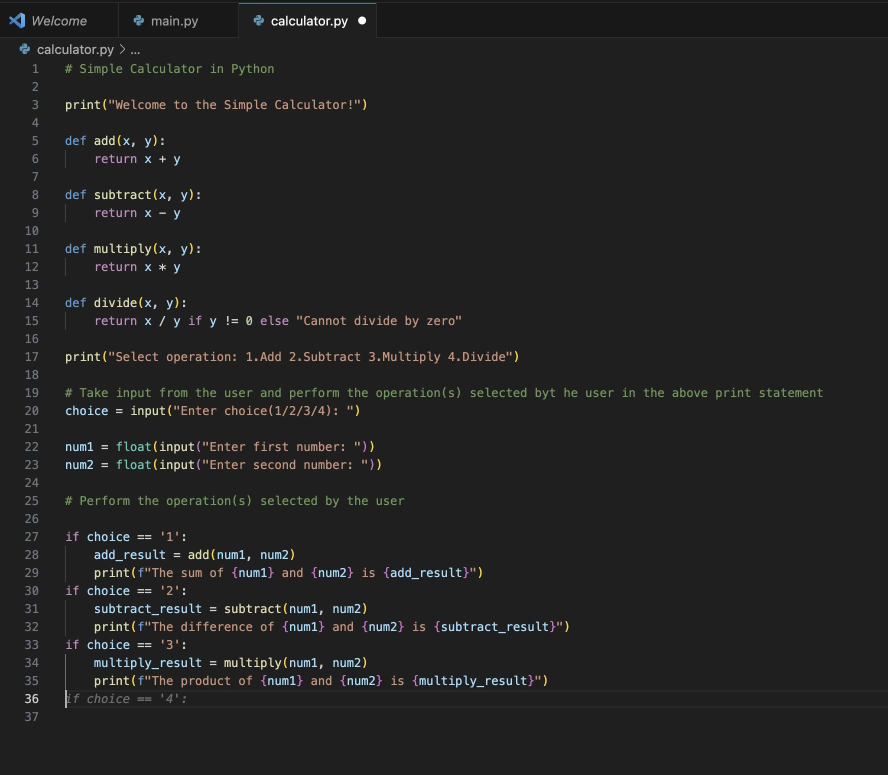
#> input picture data/sample_images/code.jpg, 1776 x 1550 px, found by its file name (shown at 1/2 size)
$ python verify_probe_finetuning.py   (older library calls are emulated)
#> lines starting #> are read from the running program, lines starting #| are printed output that depends on the picture
### pipeline.py
"""
ZERO-TEXT CORE PIPELINE & AI ENGINE (v2.5 High-Precision Multimodal Architecture)
Integrates:
- CLIP (ViT-B-32) Multimodal Embeddings (Text, Image, Sketch)
- RapidOCR In-Image Text Extraction (confidence-filtered)
- Dominant Colour Extraction (Pillow Median Cut & Lab distance)
- Intelligent Query Analyzer & Auto-Weight Decider (CLIP vs OCR vs Colour)
- FAISS Vector Index (512-dim Cosine Similarity)
- UMAP 2D & 3D Dimensionality Reduction
- HDBSCAN Density-Based Hierarchical Clustering
- Ingestion Pipeline for Files & Directories
"""

import os
import sys

# Critical Windows environment variables before importing torch/faiss
os.environ["OMP_NUM_THREADS"] = "1"
os.environ["MKL_NUM_THREADS"] = "1"
os.environ["OPENBLAS_NUM_THREADS"] = "1"
os.environ["NUMEXPR_NUM_THREADS"] = "1"
os.environ["KMP_DUPLICATE_LIB_OK"] = "TRUE"

from pathlib import Path
BASE_DIR = Path(__file__).resolve().parent
os.environ["HF_HOME"] = str((BASE_DIR / "model_cache").resolve())
os.environ["HF_HUB_OFFLINE"] = "1"

# Windows DLL order: torch MUST be imported first
import torch
import open_clip

# Windows paging-file resilience: avoid mmap allocation failure (error 1455) by using pread
try:
    import safetensors.torch
    _orig_safetensors_load = safetensors.torch.load_file
    def _pread_load_file(filename, device="cpu", **kwargs):
        kwargs.setdefault("backend", "pread")
        return _orig_safetensors_load(filename, device=device, **kwargs)
    safetensors.torch.load_file = _pread_load_file
except Exception:
    pass

import faiss
import numpy as np
import hdbscan
import umap

import io
import json
import re
import threading
import time
import base64
import hashlib
from typing import Any, Callable, Dict, List, Optional, Tuple, Union
from PIL import Image

# Enable UTF-8 terminal encoding
if hasattr(sys.stdout, "reconfigure"):
    sys.stdout.reconfigure(encoding="utf-8", errors="replace")

DATA_DIR = BASE_DIR / "data"
SAMPLE_DIR = DATA_DIR / "sample_images"
SKETCHES_DIR = DATA_DIR / "sketches"

INDEX_PATH = DATA_DIR / "image_index.faiss"
METADATA_PATH = DATA_DIR / "image_metadata.json"
OCR_PATH = DATA_DIR / "ocr_results.json"
COLOUR_PATH = DATA_DIR / "color_results.json"
CLUSTER_PATH = DATA_DIR / "cluster_results.json"
SKETCH_PROJECTION_PATH = DATA_DIR / "sketch_projection.pt"
SKETCH_ADAPTER_PATH = DATA_DIR / "sketch_adapter.pt"
VISUAL_PROBE_PROJECTION_PATH = DATA_DIR / "visual_probe_projection.pt"
CONCEPT_ANCHORS_PATH = DATA_DIR / "concept_anchors.npz"
FEEDBACK_PATH = DATA_DIR / "feedback_dataset.json"
TEXT_DATASET_PATH = DATA_DIR / "text_search_dataset.json"
SKETCH_DATASET_PATH = DATA_DIR / "sketch_dataset.json"
USER_SKETCHES_DIR = SKETCHES_DIR / "user_validated"

MODEL_NAME = "ViT-B-32"
PRETRAINED = "laion2b_s34b_b79k"
DEVICE = "cpu"
DIMENSIONS = 512
COLOUR_COUNT = 5

OCR_CONFIDENCE_THRESHOLD = 0.50

COLOURS = {
    "red": (220, 40, 40),
    "crimson": (220, 20, 60),
    "scarlet": (255, 36, 0),
    "green": (40, 160, 70),
    "emerald": (46, 139, 87),
    "forest": (34, 139, 34),
    "blue": (30, 100, 220),
    "navy": (15, 30, 80),
    "cyan": (40, 210, 220),
    "teal": (20, 130, 130),
    "yellow": (245, 215, 30),
    "amber": (255, 191, 0),
    "gold": (255, 215, 0),
    "golden": (255, 215, 0),
    "orange": (240, 130, 30),
    "purple": (130, 60, 180),
    "violet": (138, 43, 226),
    "magenta": (220, 40, 180),
    "pink": (240, 130, 180),
    "black": (20, 20, 20),
    "dark": (30, 30, 30),
    "white": (245, 245, 245),
    "light": (235, 235, 235),
    "grey": (128, 128, 128),
    "gray": (128, 128, 128),
    "silver": (192, 192, 192),
    "brown": (130, 80, 40),
    "tan": (210, 180, 140),
    "lime": (50, 205, 50),
    "coral": (255, 127, 80),
    "indigo": (75, 0, 130),
    "neon": (76, 201, 240),
}

DOCUMENT_MARKERS = {
    "code", "coding", "coder", "python", "script", "import", "class", "def", "function",
    "programmer", "programming", "developer", "software", "algorithm",
    "formula", "equation", "math", "physics", "quantum", "notes",
    "study", "biology", "genetics", "dna", "cell", "text", "document",
    "invoice", "bill", "tax", "statement", "todo", "checklist", "action",
    "memorandum", "written", "receipt", "table", "definition", "paper",
}

STOP_WORDS = {
    "the", "a", "an", "is", "are", "of", "in", "on", "with", "find", "show",
    "me", "image", "picture", "containing", "that", "has", "having", "and",
    "for", "to", "at", "from", "by", "about", "all", "some", "any", "photo",
    "photos", "images", "pictures", "look", "like", "search", "get", "give",
}

CLUSTER_PALETTE = [
    "#4cc9f0",  # Neon Cyan
    "#f72585",  # Neon Pink
    "#80ed99",  # Mint Green
    "#ffd166",  # Warm Yellow
    "#c77dff",  # Soft Violet
    "#ff7b00",  # Bright Orange
    "#00b4d8",  # Sky Blue
    "#b5179e",  # Deep Magenta
    "#06d6a0",  # Emerald Green
    "#e76f51",  # Terracotta
    "#118ab2",  # Ocean Blue
    "#ef476f",  # Rose Red
]


# [5 lines left out: function hex_to_rgb, not called in this run]


def rgb_to_hex(r: int, g: int, b: int) -> str:
    return f"#{r:02X}{g:02X}{b:02X}"


# [11 lines left out: function softmax_normalize, not called in this run]


class SketchProjection(torch.nn.Module):
    """
    Lightweight residual projection head that maps sketch structural embeddings
    into the photographic CLIP manifold. Loaded directly from frozen pretrained checkpoints.
    Zero runtime training is performed during application startup or queries.
    """
    # [20 lines left out: functions __init__, forward, not called in this run]


# Backwards compatibility alias
SketchAdapter = SketchProjection


class VisualProbeProjection(torch.nn.Module):
    """
    Fine-tuned residual bottleneck manifold projection head for drag-and-drop visual search.
    Maps test-time visual probes through a calibrated residual offset bottleneck
    trained with InfoNCE contrastive loss to align external image crops into the clustered manifold.
    """
    # [19 lines left out: functions __init__, forward, not called in this run]


class ZeroTextEngine:
    """
    Unified ZeroText Engine handling multi-modal indexing, searching,
    query intent recommendation, and 2D/3D visual galaxy clustering.
    """

    def __init__(self):
        self._lock = threading.RLock()
        self.model = None
        self.preprocess = None
        self.tokenizer = None
        self.ocr = None
        self.model_ready = False

        self.index: Optional[faiss.Index] = None
        self.metadata: List[Dict] = []
        self.ocr_lookup: Dict[str, Dict] = {}
        self.colour_lookup: Dict[str, List[Dict]] = {}
        self.cluster_lookup: Dict[str, Dict] = {}

        # Feedback & Dataset Enrichment
        self.feedback_dataset: List[Dict] = []
        self.text_search_dataset: List[Dict] = []
        self.sketch_dataset: List[Dict] = []
        self.validated_text_queries: Dict[str, set] = {}
        self.negative_feedback_queries: Dict[str, set] = {}
        self.validated_sketch_pairs: set = set()
        self.negative_sketch_pairs: set = set()

        self.sketch_projection: Optional[SketchProjection] = None
        self.sketch_adapter: Optional[SketchProjection] = None
        self.visual_probe_projection: Optional[VisualProbeProjection] = None
        self.concept_anchors: Dict[str, np.ndarray] = {}
        self.model_quantized = None
        self.turbo_mode = False
        self.reducer_2d: Optional[umap.UMAP] = None
        self.reducer_3d: Optional[umap.UMAP] = None
        self._smart_vocab_cache: Optional[Dict[str, Any]] = None

        self.indexing_state = {
            "status": "idle",
            "progress": 0,
            "message": "Engine ready",
            "total": 0,
            "current": 0,
            "logs": [],
            "model_ready": False,
        }

        self._ensure_directories()
        self._load_data()
#> (the call stopped at in _load_data, `self.index = faiss.IndexFlatIP(DIMENSIONS)`: faiss is not available in this run)

        # Pre-warm CLIP in a background thread
        threading.Thread(target=self._prewarm_clip, daemon=True).start()

    def _prewarm_clip(self):
        try:
            self.load_clip()
#> (the call stopped at in load_clip, `model, _, preprocess = open_clip.create_model_and_transforms( MODEL_NA..`: open_clip is not available in this run)
        except Exception as e:
            self._log(f"CLIP prewarm notice: {e}")

    def _ensure_directories(self):
        DATA_DIR.mkdir(parents=True, exist_ok=True)
        SAMPLE_DIR.mkdir(parents=True, exist_ok=True)
        SKETCHES_DIR.mkdir(parents=True, exist_ok=True)
        USER_SKETCHES_DIR.mkdir(parents=True, exist_ok=True)

    def _log(self, message: str):
#> (the call stopped at in load_clip, `model, _, preprocess = open_clip.create_model_and_transforms( MODEL_NA..`: open_clip is not available in this run)
#> further down, code_img is the input picture: PIL image 1776x1550 RGB; mean R, G, B 34.5, 34.6, 34.4
        print(f"[ZERO-TEXT] {message}")
        with self._lock:
            self.indexing_state["logs"].append(
                {"time": time.strftime("%H:%M:%S"), "message": message}
            )
            if len(self.indexing_state["logs"]) > 200:
                self.indexing_state["logs"].pop(0)

    # -------------------------------------------------------------
    # MODEL INITIALIZATION
    # -------------------------------------------------------------

    def load_clip(self):
        if self.model is not None:
            return
        with self._lock:
            if self.model is not None:
                return
            self._log(f"Loading CLIP ({MODEL_NAME})...")
#> (the call stopped at in load_clip, `model, _, preprocess = open_clip.create_model_and_transforms( MODEL_NA..`: open_clip is not available in this run)
            start = time.time()
            import gc
            gc.collect()
            model, _, preprocess = open_clip.create_model_and_transforms(
                MODEL_NAME, pretrained=PRETRAINED, device=DEVICE
            )
            model.eval()
            self.model = model
            self.preprocess = preprocess
            self.tokenizer = open_clip.get_tokenizer(MODEL_NAME)
            self.model_ready = True
            self.indexing_state["model_ready"] = True
            elapsed = time.time() - start
            self._log(f"CLIP loaded in {elapsed:.2f}s — ready for search!")
            try:
                self.load_sketch_projection()
                self.load_visual_probe_projection()
            except Exception as ex:
                self._log(f"Projection init notice: {ex}")

    # [20 lines left out: function load_sketch_projection, not called in this run]

    def load_visual_probe_projection(self):
        """
        Loads the frozen fine-tuned VisualProbeProjection weights directly.
        Zero runtime or startup training is performed.
        """
        if self.visual_probe_projection is not None:
            return
        if VISUAL_PROBE_PROJECTION_PATH.exists():
            try:
                proj = VisualProbeProjection(DIMENSIONS)
                state_dict = torch.load(VISUAL_PROBE_PROJECTION_PATH, map_location=DEVICE)
                proj.load_state_dict(state_dict)
                proj.eval()
                self.visual_probe_projection = proj
                self._log(f"Loaded frozen fine-tuned VisualProbeProjection weights from {VISUAL_PROBE_PROJECTION_PATH.name}.")
            except Exception as e:
                self._log(f"Notice loading visual probe projection checkpoint: {e}")
        # Also load concept anchors
        self._load_concept_anchors()

    def _load_concept_anchors(self):
        """Load precomputed semantic concept anchor vectors for each indexed image."""
        if self.concept_anchors:
            return
        if CONCEPT_ANCHORS_PATH.exists():
            try:
                data = np.load(CONCEPT_ANCHORS_PATH)
                for key in data.files:
                    self.concept_anchors[key] = data[key].astype(np.float32)
                self._log(f"Loaded {len(self.concept_anchors)} semantic concept anchors.")
            except Exception as e:
                self._log(f"Notice loading concept anchors: {e}")

    # [47 lines left out: functions toggle_turbo_mode, load_ocr, not called in this run]

    # -------------------------------------------------------------
    # DATA LOADING & PERSISTENCE
    # -------------------------------------------------------------

    def _load_data(self):
        with self._lock:
            if METADATA_PATH.exists():
                try:
                    with open(METADATA_PATH, "r", encoding="utf-8") as f:
                        raw_metadata = json.load(f)
                    # Strictly filter out any files that do not exist physically on disk
                    valid_metadata = []
                    for item in raw_metadata:
                        p = Path(item["path"])
                        if p.is_file():
                            valid_metadata.append(item)
                        else:
                            alt = SAMPLE_DIR / item["filename"]
                            if alt.is_file():
                                item["path"] = str(alt.resolve())
                                valid_metadata.append(item)
                    self.metadata = valid_metadata
                except Exception as e:
                    self._log(f"Failed to load metadata: {e}")
                    self.metadata = []
            else:
                self.metadata = []

            valid_filenames = {item["filename"] for item in self.metadata}

            if INDEX_PATH.exists():
                try:
                    self.index = faiss.read_index(str(INDEX_PATH))
                except Exception as e:
                    self._log(f"Failed to load FAISS index: {e}")
                    self.index = faiss.IndexFlatIP(DIMENSIONS)
            else:
                self.index = faiss.IndexFlatIP(DIMENSIONS)

            if OCR_PATH.exists():
                try:
                    with open(OCR_PATH, "r", encoding="utf-8") as f:
                        ocr_data = json.load(f)
                        self.ocr_lookup = {
                            item["filename"]: item for item in ocr_data
                            if item.get("filename") in valid_filenames
                        }
                except Exception as e:
                    self._log(f"Failed to load OCR data: {e}")
                    self.ocr_lookup = {}
            else:
                self.ocr_lookup = {}

            if COLOUR_PATH.exists():
                try:
                    with open(COLOUR_PATH, "r", encoding="utf-8") as f:
                        colour_data = json.load(f)
                        self.colour_lookup = {
                            item["filename"]: item.get("dominant_colours", [])
                            for item in colour_data
                            if item.get("filename") in valid_filenames
                        }
                except Exception as e:
                    self._log(f"Failed to load colour data: {e}")
                    self.colour_lookup = {}
            else:
                self.colour_lookup = {}

            if CLUSTER_PATH.exists():
                try:
                    with open(CLUSTER_PATH, "r", encoding="utf-8") as f:
                        cluster_data = json.load(f)
                        self.cluster_lookup = {
                            item["filename"]: item for item in cluster_data
                            if item.get("filename") in valid_filenames
                        }
                except Exception as e:
                    self._log(f"Failed to load cluster data: {e}")
                    self.cluster_lookup = {}
            else:
                self.cluster_lookup = {}

            # Load Feedback & Enriched Datasets
            if FEEDBACK_PATH.exists():
                try:
                    with open(FEEDBACK_PATH, "r", encoding="utf-8") as f:
                        self.feedback_dataset = json.load(f)
                except Exception as e:
                    self._log(f"Failed to load feedback dataset: {e}")
                    self.feedback_dataset = []
            else:
                self.feedback_dataset = []

            if TEXT_DATASET_PATH.exists():
                try:
                    with open(TEXT_DATASET_PATH, "r", encoding="utf-8") as f:
                        self.text_search_dataset = json.load(f)
                except Exception as e:
                    self._log(f"Failed to load text search dataset: {e}")
                    self.text_search_dataset = []
            else:
                self.text_search_dataset = []

            if SKETCH_DATASET_PATH.exists():
                try:
                    with open(SKETCH_DATASET_PATH, "r", encoding="utf-8") as f:
                        self.sketch_dataset = json.load(f)
                except Exception as e:
                    self._log(f"Failed to load sketch dataset: {e}")
                    self.sketch_dataset = []
            else:
                self.sketch_dataset = []

            # Populate in-memory lookup indices for quick relevance calibration
            self.validated_text_queries = {}
            for item in self.text_search_dataset:
                qn = item.get("query_normalized", "").strip()
                fn = item.get("filename", "").strip()
                if qn and fn:
                    self.validated_text_queries.setdefault(qn, set()).add(fn)

            self.validated_sketch_pairs = {
                (item.get("sketch_hash", ""), item.get("filename", ""))
                for item in self.sketch_dataset
                if item.get("filename")
            }

            self.negative_feedback_queries = {}
            self.negative_sketch_pairs = set()
            for fb in self.feedback_dataset:
                if fb.get("feedback") in ("negative", "no"):
                    st = fb.get("search_type")
                    fn = fb.get("filename")
                    if st == "text" and fn:
                        qn = fb.get("query_normalized", "").strip()
                        if qn:
                            self.negative_feedback_queries.setdefault(qn, set()).add(fn)
                    elif st == "sketch" and fn:
                        sh = fb.get("sketch_hash", "")
                        if sh:
                            self.negative_sketch_pairs.add((sh, fn))

            self._log(
                f"Data loaded: {len(self.metadata)} images indexed, "
                f"{len(self.cluster_lookup)} cluster records, "
                f"{len(self.text_search_dataset)} validated text queries, "
                f"{len(self.sketch_dataset)} validated sketches, "
                f"{len(self.feedback_dataset)} feedback logs."
            )

    # [504 lines left out: functions _save_data, _save_feedback_dataset, _save_text_dataset, _save_sketch_dataset, record_feedback, get_feedback_stats and 7 more, not called in this run]

    def _compute_probe_image_ensemble(self, image: Image.Image, filename: str = "") -> np.ndarray:
        """
        High-precision multi-scale spatial ensemble and manifold projection for dropped probe images:
        1. Aspect-preserved letterbox canvas view (224x224 with neutral padding) preserving full scene geometry.
        2. High-resolution center focus crop.
        3. Multi-scale 85% zoom crop (scale robustness).
        4. Horizontal flip view (orientation robustness).
        5. Semantic filename prompt blending (if filename contains descriptive keywords).
        6. Forward pass through fine-tuned VisualProbeProjection residual bottleneck manifold head.
        """
#> called with filename = 'screenshot.png'
        self.load_clip()
#> (the call stopped at in load_clip, `model, _, preprocess = open_clip.create_model_and_transforms( MODEL_NA..`: open_clip is not available in this run)
        self.load_visual_probe_projection()

        img_rgb = image.convert("RGB")
        w, h = img_rgb.size
#> w = 1776; h = 1550

        # View 1: Aspect-preserved letterbox view onto standardized 224x224 canvas
        TARGET_SIZE = 224
        scale = min(TARGET_SIZE / max(w, 1), TARGET_SIZE / max(h, 1))
#> scale = 0.126
        nw = max(1, int(w * scale))
#> nw = 223
        nh = max(1, int(h * scale))
#> nh = 195
        resample_filter = getattr(getattr(Image, "Resampling", Image), "LANCZOS", Image.BILINEAR)
        resized_img = img_rgb.resize((nw, nh), resample_filter)
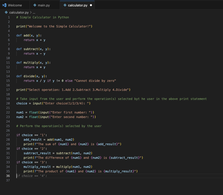
#> resized_img: PIL image 223x195 RGB; mean R, G, B 34.5, 34.6, 34.4
        letterbox = Image.new("RGB", (TARGET_SIZE, TARGET_SIZE), (128, 128, 128))
#> letterbox: PIL image 224x224 RGB; every value is 128
        letterbox.paste(resized_img, ((TARGET_SIZE - nw) // 2, (TARGET_SIZE - nh) // 2))
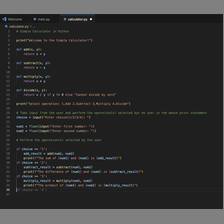
#> letterbox: PIL image 224x224 RGB; mean R, G, B 47, 47.1, 46.9

        # View 2: Direct original (processed through CLIP's center-crop transform)
        view_direct = img_rgb

        # View 3: Central 85% zoom crop
        cx1 = int(w * 0.075)
#> cx1 = 133
        cy1 = int(h * 0.075)
#> cy1 = 116
        cx2 = max(cx1 + 10, int(w * 0.925))
#> cx2 = 1642
        cy2 = max(cy1 + 10, int(h * 0.925))
#> cy2 = 1433
        view_zoom = img_rgb.crop((cx1, cy1, cx2, cy2))
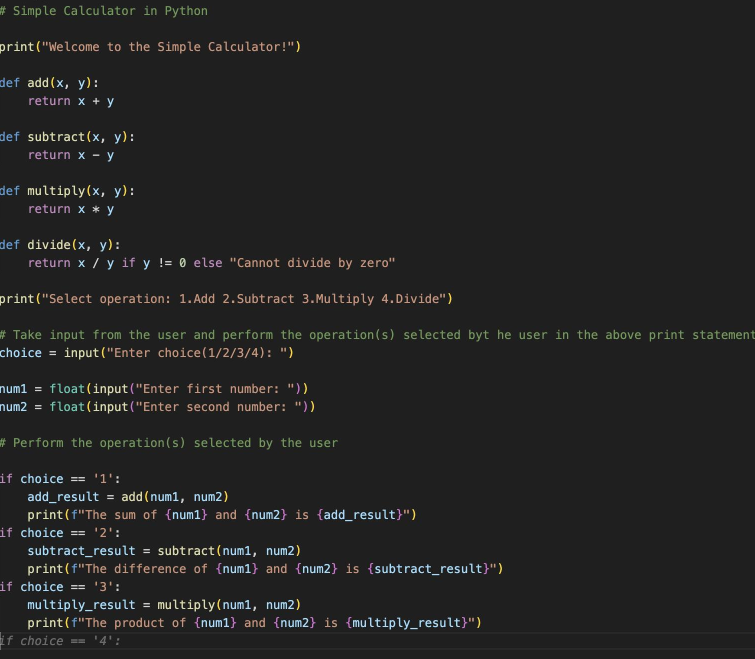
#> view_zoom: PIL image 1509x1317 RGB (shown at 1/2 size); mean R, G, B 35.6, 35.6, 35.2

        # View 4: Horizontal flip
        view_flip = img_rgb.transpose(Image.FLIP_LEFT_RIGHT)
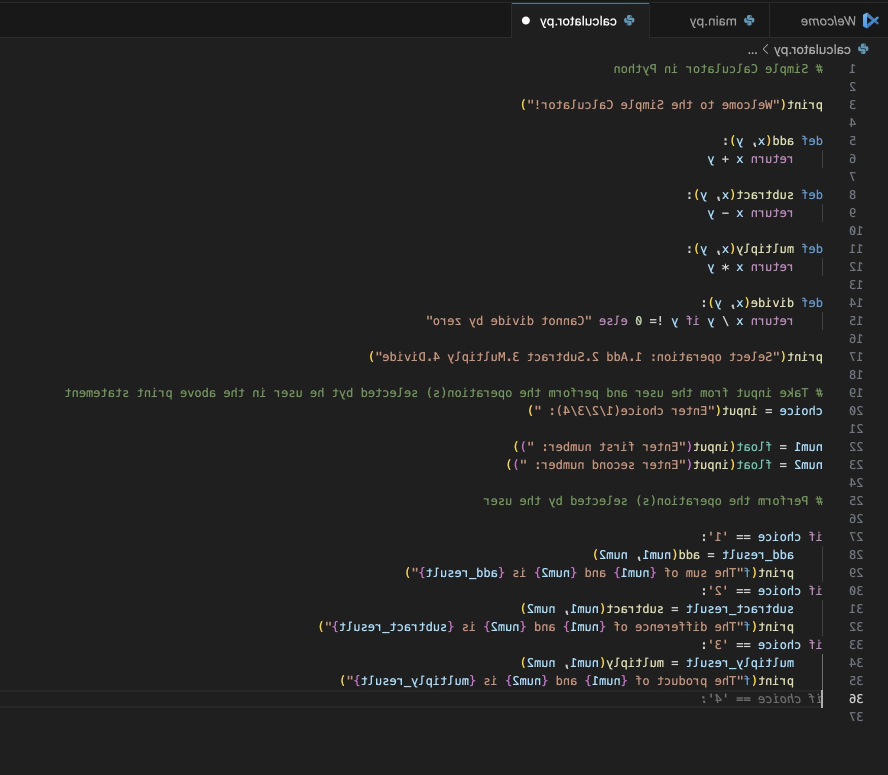
#> view_flip: PIL image 1776x1550 RGB (shown at 1/2 size); mean R, G, B 34.5, 34.6, 34.4

        views = [letterbox, view_direct, view_zoom, view_flip]
        weights = [1.3, 1.0, 0.9, 0.7]

#> (the run stopped early here; a loop or call above may not have finished)
